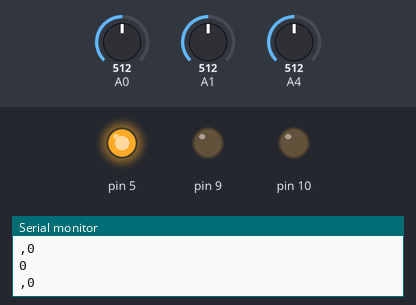
The sketch below on a simulated Arduino Leonardo, built with avr-gcc and run on an emulated ATmega32U4. Parts: output pins drawn as LEDs (lit = HIGH), the last lines printed to the serial monitor. Inputs (shaded band) come from the test bench; at power-on: A0 = 512, A1 = 512, A4 = 512.

Above: at 1.2 s.
1.3 s: A0 set to 599
2.8 s: A0 set to 622
At 3.8 s:
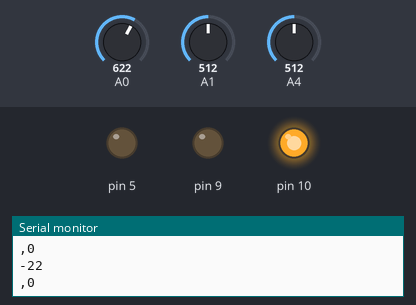
4.6 s: A0 set to 511
At 5.8 s:
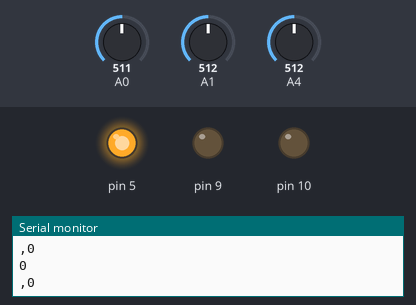
6.3 s: A0 set to 417
7.8 s: A0 set to 395
At 9.3 s:
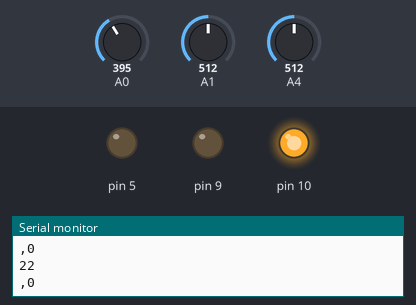
Timing chart, 0 to 10.5 s (numbered marks = the images above; inputs shaded):
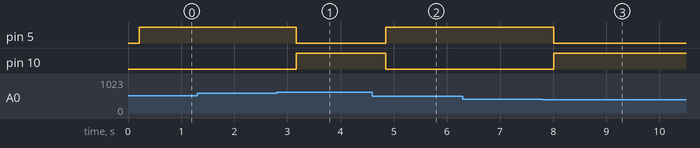

The sketch:

JoystickArduino.ino
```cpp
/*
 *
 *  Name: Anish Ghai
 *  School: Parramatta High School
 *  My inputs are the joystick and the button. The raw values are remapped
 *  thrown into Processing, where it gets OSC'd to the MindStorms robot.
 *  The Python OSC Server listening for the data packets then, assigns x and y variables
 *  and uses tan inverse to calculate the relative angle. The relative angle is then used
 *  to control the direction of the robot for a fluid movement experience, and the y value
 *  is assigned to the power so that it controls the acceleration
 *
 *  My ouputs are the GUI in Processing which show the speed at which the Robot is currently going at.
 *  My other output is the RGB Light, which show the current state of the robot. Green = Moving. Red = IDLE.
 *
  To use the device:
  1) Flash EV3DEV operating system to your EV3.
  2) Establish a network connection between your EV3 and your computer.
  3) Open a shell terminal and SSH into the EV3.
  4) Upload the python script into your EV3 via SSH (pythonOSCServer..py)
  5) Upload the Arduino code to the Arduino
  6) Upload the Processing code.
  7) Execute Python script and wait (approx 10-15 seconds) while it starts up a server.
  8) Launch Processing.
  9) Control the Robot and have fun!

 */

#include <Esplora.h>
#include <Keyboard.h>
int joyX;
int joyY;
int speedX;
int speedY;
void setup() {
  // put your setup code here, to run once:
  Serial.begin(9600); //2400 best
}

void loop() {
  int slider = Esplora.readSlider();
  int hook = map(slider, 1023, 0, 93, -72);
  //Serial.println(hook);
  int button = Esplora.readButton(SWITCH_DOWN);
  // put your main code here, to run repeatedly:
  if (button == LOW) {
    Keyboard.press('-');
    delay(10);
    //Keyboard.releaseAll();
  } else {
    Keyboard.releaseAll();
  }
  joyX = Esplora.readJoystickX();
  joyY = Esplora.readJoystickY();
  speedX = map(joyX, 512, -512, -100, 100);
  speedY = map(joyY, 512,-512,-100,100);
  Serial.println(speedX);
  Serial.print(",");
  Serial.print(speedY);
  Serial.println();
  delay(200);
  if (abs(speedX) < 20 && abs(speedY) < 20) {
    Esplora.writeRGB(255,0,0);
  } else {
    Esplora.writeRGB(0, 255, 0);

  }
  }
```

Measured:
- the behaviour switches between 609 and 610 on A0 (found by bisection; images 0 and 1)
- the behaviour switches between 410 and 409 on A0 (found by bisection; images 2 and 3)
- after the input at 2.8 s, pin 5: HIGH → LOW after 0.36 s; pin 10: LOW → HIGH after 0.36 s
- after the input at 4.6 s, pin 5: LOW → HIGH after 0.25 s; pin 10: HIGH → LOW after 0.25 s
- after the input at 7.8 s, pin 5: HIGH → LOW after 0.22 s; pin 10: LOW → HIGH after 0.22 s
